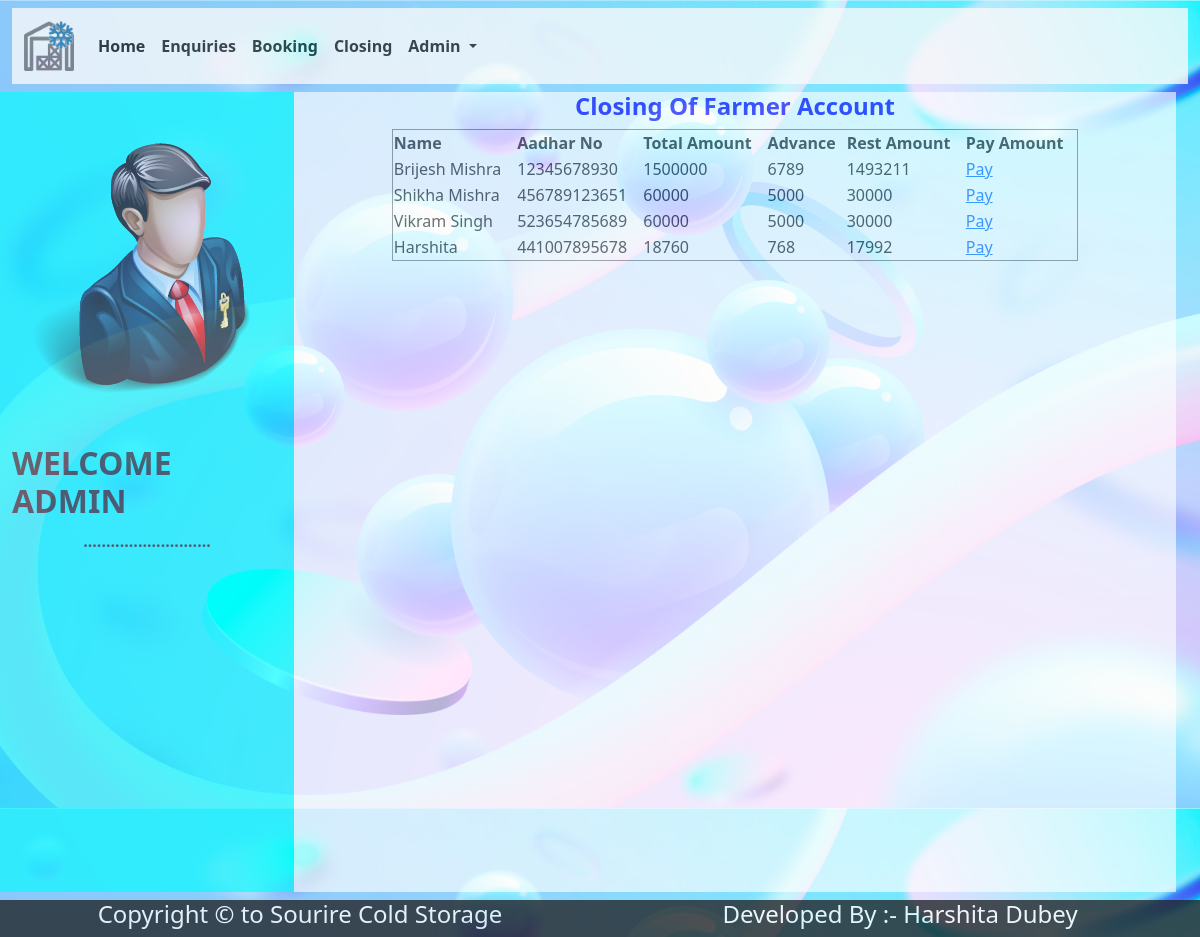
The page /adminapp/purchase/ (signed in) on the database its author committed.
### adminapp/models.py (models this page shows)
class Booking(models.Model):
    name=models.CharField(max_length=50)
    address=models.TextField()
    contactno=models.CharField(max_length=15)
    aadharno=models.CharField(max_length=12,primary_key=True)
    noofpacket=models.IntegerField()
    duration=models.IntegerField()
    rate=models.IntegerField()
    totalamt=models.IntegerField()
    advance=models.IntegerField()
    restamt=models.IntegerField()
    bookingdate=models.CharField(max_length=30)

### adminapp/views.py (the view)
# urls.py: path('purchase/',views.purchase,name='purchase'),
def purchase(request):
    try:
        if request.session['userid']:
            bk=Booking.objects.all()
            return render(request,'purchase.html',{'bk':bk})
    except:
        return render(request,'login.html')

### adminapp/templates/purchase.html
{% extends "adminbase.html" %}
{% block body %}
    <h4 style="color:blue;text-align:center;"><b>
        Closing Of Farmer Account</b>
    </h4>
    <div>
        <table border="1" style="width:80%;margin:0 auto;">
            <tr>
                <th scope="row">Name</th>
                <th scope="row">Aadhar No</th>
                <th scope="row">Total Amount</th>
                <th scope="row">Advance</th>
                <th scope="row">Rest Amount</th>
                <th scope="row">Pay Amount</th>
            </tr>
            {% for b in bk %}
                <tr>
                    <td>{{b.name}}</td>
                    <td>{{b.aadharno}}</td>
                    <td>{{b.totalamt}}</td>
                    <td>{{b.advance}}</td>
                    <td>{{b.restamt}}</td>
                    <td>
                        <a href="{% url 'adminapp:pay' ano=b.aadharno %}">Pay</a>
                    </td>
                </tr>
            {% endfor %}
        </table>
    </div>
{% endblock body %}

### adminapp/templates/adminbase.html (style rules this page uses)
.body { height:100vh; width:100%; background-image: url('../../static/images/pp.jpg'); background-size:cover; background-position:center; opacity:0.8; }

### rows shown on the page
Booking: name "Brijesh Mishra", aadharno "12345678930", totalamt "1500000", advance "6789", restamt "1493211"
Booking: name "Shikha Mishra", aadharno "456789123651", totalamt "60000", advance "5000", restamt "30000"
Booking: name "Vikram Singh", aadharno "523654785689", totalamt "60000", advance "5000", restamt "30000"
Booking: name "Harshita", aadharno "441007895678", totalamt "18760", advance "768", restamt "17992"
